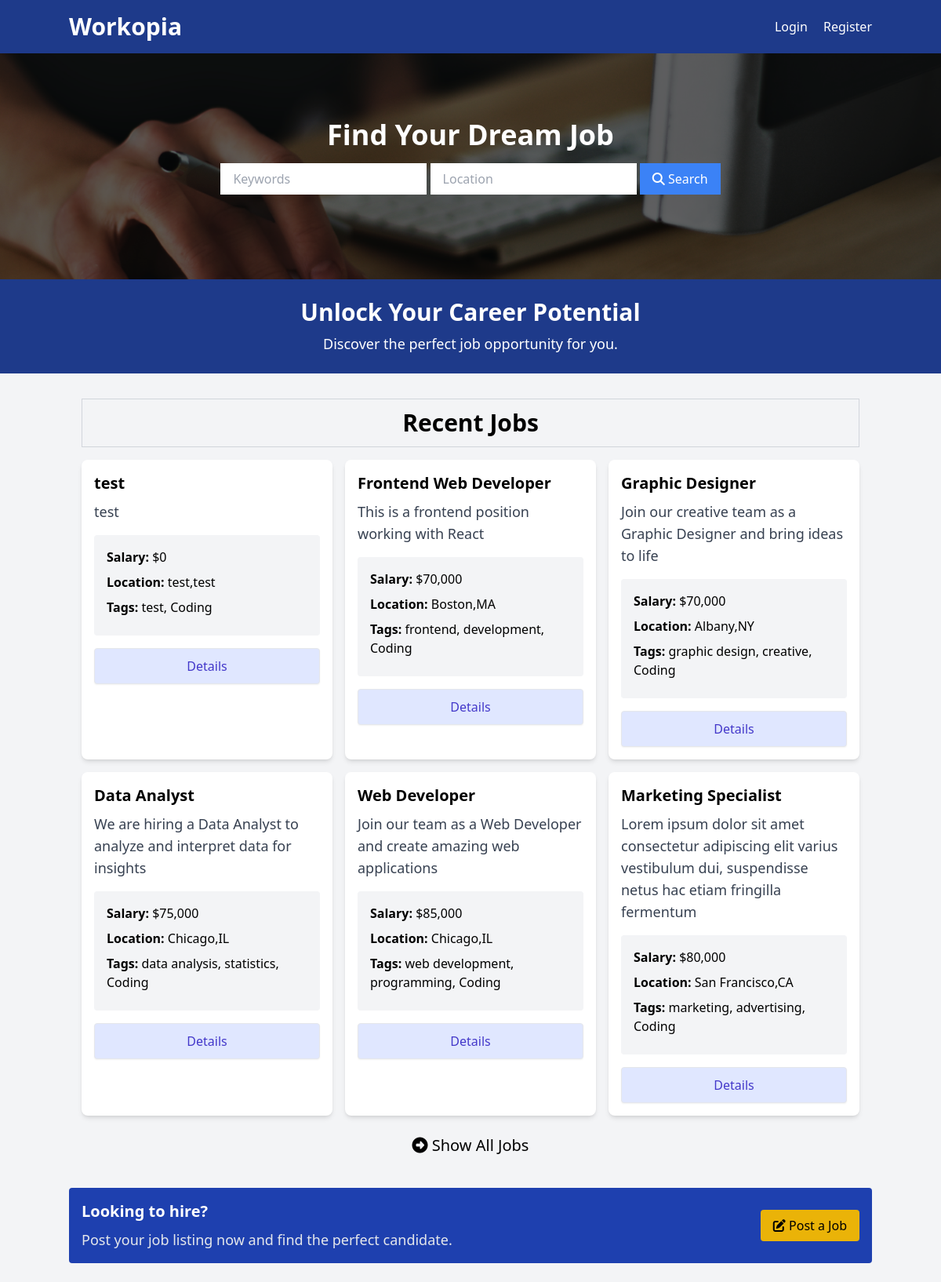
The page / on the database its author committed.
### tables this page shows
CREATE TABLE `listings` (
  `id` int NOT NULL AUTO_INCREMENT,
  `user_id` int NOT NULL,
  `title` varchar(255) NOT NULL,
  `description` longtext,
  `salary` varchar(45) DEFAULT NULL,
  `tags` varchar(255) DEFAULT NULL,
  `company` varchar(45) DEFAULT NULL,
  `address` varchar(255) DEFAULT NULL,
  `city` varchar(45) DEFAULT NULL,
  `state` varchar(45) DEFAULT NULL,
  `phone` varchar(45) DEFAULT NULL,
  `email` varchar(45) DEFAULT NULL,
  `requirements` longtext,
  `benefits` longtext,
  `created_at` timestamp NULL DEFAULT CURRENT_TIMESTAMP,
  PRIMARY KEY (`id`),
  KEY `fk_listings_users_idx` (`user_id`),
  CONSTRAINT `fk_listings_users` FOREIGN KEY (`user_id`) REFERENCES `users` (`id`) ON DELETE CASCADE ON UPDATE CASCADE
);

### App/controllers/HomeController.php (called while the page is built, shortened)
<?php
class HomeController{
    protected $db;
    public function __construct(){
        $config = require basePath('config/db.php');
        $this->db = new Database($config);
    }
    public function index(){
        $listings = $this->db->query("SELECT * FROM listings ORDER BY created_at DESC LIMIT 6")->fetchAll();
        loadView('home', [
            'listings' =>$listings
        ]);
    }
}

### public/index.php (called while the page is built, shortened)
<?php
require '../helpers.php';
$router = new Router();
$uri = parse_url($_SERVER['REQUEST_URI'], PHP_URL_PATH);
$router->route($uri);

### Framework/Session.php (called while the page is built, shortened)
<?php
class Session {
    public static function has($key){
      return isset($_SESSION[$key]);
     }
}

### Framework/Database.php (called while the page is built, shortened)
<?php
class Database{
    public $conn;
public function __construct($config){
    $dsn = "mysql:host={$config['host']};port={$config['port']};dbname={$config['dbname']}";
    $options = [
        PDO::ATTR_ERRMODE => PDO::ERRMODE_EXCEPTION,
        PDO::ATTR_DEFAULT_FETCH_MODE => PDO::FETCH_OBJ
    ];
    try {
        $this->conn = new PDO($dsn, $config['username'], $config['password'], $options);
      } catch (PDOException $e) {
        throw new Exception("Database connection failed: {$e->getMessage()}");
      }
}
public function query($query, $params=[]){
  try{
    $sth = $this->conn->prepare($query);
    $sth->execute();
    return $sth;
  }catch(PDOException $e){
    throw new Exception("Query failed to execute: {$e->getMessage()}");
  }
}
}

### App/views/home.view.php (the view)
<?php loadPartials("head"); ?>
<?php loadPartials("navbar"); ?>
<?php loadPartials("showcase-search"); ?>
<?php loadPartials("top-banner"); ?>
    <section>
      <div class="container mx-auto p-4 mt-4">
        <div class="text-center text-3xl mb-4 font-bold border border-gray-300 p-3">Recent Jobs</div>
        <div class="grid grid-cols-1 md:grid-cols-3 gap-4 mb-6">
          <?php foreach($listings as $listing): ?>
          <div class="rounded-lg shadow-md bg-white">
            <div class="p-4">
              <h2 class="text-xl font-semibold"><?= $listing->title; ?></h2>
              <p class="text-gray-700 text-lg mt-2">
              <?= $listing->description; ?>
              </p>
              <ul class="my-4 bg-gray-100 p-4 rounded">
                <li class="mb-2"><strong>Salary: </strong><?= formatSalary($listing->salary); ?></li>
                <li class="mb-2">
                  <strong>Location:</strong> <?= $listing->city; ?>,<?= $listing->state; ?>
                </li>
                <?php if(!empty($listing->tags)) : ?>
                <li class="mb-2">
                  <strong>Tags:</strong> <span><?= $listing->tags; ?></span>,
                  <span>Coding</span>
                </li>
                <?php endif; ?>
              </ul>
              <a href="/listings/<?= $listing->id ?>"
                class="block w-full text-center px-5 py-2.5 shadow-sm rounded border text-base font-medium text-indigo-700 bg-indigo-100 hover:bg-indigo-200"
              >
                Details
              </a>
            </div>
          </div>
          <?php endforeach; ?>
        </div>
        <a href="/listings" class="block text-xl text-center">
          <i class="fa fa-arrow-alt-circle-right"></i>
          Show All Jobs
        </a>
      </section>
    <?php loadPartials("bottom-banner"); ?>
    <?php loadPartials("footer"); ?>

### Framework/Router.php (shortened to what this page needs)
<?php
class Router{
    protected $routes = [];
    public function registerRoute($method, $uri, $action, $middleware = []){
        list($controller, $controllerMethod) = explode('@', $action);
        $this->routes[] = [
            'method' => $method,
            'uri'    => $uri,
            'controller' => $controller,
            'controllerMethod' => $controllerMethod,
            'middleware' => $middleware
         ];
    }
     public function route($uri){
      $requestMethod = $_SERVER['REQUEST_METHOD'];
        foreach($this->routes as $route){
         $uriSegments = explode('/', trim($uri, '/'));
         $routeSegments = explode('/', trim($route['uri'], '/'));
         if(count($uriSegments) === count($routeSegments) && strtoupper($route['method'] === $requestMethod)){
            $params = [];
            $match = true;
            if($match){
                $controllerMethod = $route['controllerMethod'];
                $controllerInstance = new $controller();
                $controllerInstance->$controllerMethod($params);
                return;
            }
         }
        }
     }
}

### helpers.php (shortened to what this page needs)
<?php
function basePath($path = ''){
    return __DIR__ . '/' . $path;
}
function loadView($name, $data = []){
    $viewPath = basePath("App/views/{$name}.view.php");
    if(file_exists($viewPath)){
        extract($data);
        require $viewPath;
    }else{
        echo "View '{$name}' not found!";
    }
}
function loadPartials($name, $data = []){
    $partialsPath =  basePath("App/views/partials/{$name}.php");
    if(file_exists($partialsPath)){
        extract($data);
        require $partialsPath;
    }else{
        echo "View '{$name}' not found!";
    }
}
 function formatSalary($salary){
    return '$' . number_format(floatval($salary));
 }

### App/views/partials/head.php (shortened to what this page needs)
<!DOCTYPE html>
<html lang="en">
  <head>
    <link rel="stylesheet" href="https://cdnjs.cloudflare.com/ajax/libs/font-awesome/6.4.2/css/all.min.css" />
    <link rel="stylesheet" href="/css/style.css" />
  </head>
  <body class="bg-gray-100">

### App/views/partials/navbar.php (shortened to what this page needs)
<header class="bg-blue-900 text-white p-4">
     <div class="container mx-auto flex justify-between items-center">
       <h1 class="text-3xl font-semibold">
         <a href="/">Workopia</a>
       </h1>
       <nav class="space-x-4">
         <?php if(Session::has('user')) : ?>
           <div class="flex justify-between items-center gap-4">
             <div>
               Welcome <?= Session::get('user')['name'] ?>
             </div>
           <form method="POST" action="/auth/logout">
             <button type="submit" class="text-white inline hover::underline">Logout</button>
           </form>
           <a href="/listings/create"class="bg-yellow-500 hover:bg-yellow-600 text-black px-4 py-2 rounded hover:shadow-md transition duration-300"><i class="fa fa-edit"></i> Post a Job</a>
           </div>
         <?php else : ?>
         <a href="/auth/login" class="text-white hover:underline">Login</a>
         <a href="/auth/register" class="text-white hover:underline">Register</a>
         <?php endif; ?>
       </nav>
     </div>
   </header>

### App/views/partials/showcase-search.php (shortened to what this page needs)
<section
  class="showcase relative bg-cover bg-center bg-no-repeat h-72 flex items-center"
>
  <div class="container mx-auto text-center z-10">
    <h2 class="text-4xl text-white font-bold mb-4">Find Your Dream Job</h2>
    <form method="GET" action="/listings/search" class="mb-4 block mx-5 md:mx-auto">
      <input
        type="text"
        name="keywords"
        placeholder="Keywords"
        class="w-full md:w-auto mb-2 px-4 py-2 focus:outline-none"
      />
      <input
        type="text"
        name="location"
        placeholder="Location"
        class="w-full md:w-auto mb-2 px-4 py-2 focus:outline-none"
      />
      <button
        class="w-full md:w-auto bg-blue-500 hover:bg-blue-600 text-white px-4 py-2 focus:outline-none"
      >
      <i class="fa fa-search"></i> Search
      </button>
    </form>
  </div>
</section>

### App/views/partials/top-banner.php
<section class="bg-blue-900 text-white py-6 text-center">
  <div class="container mx-auto">
    <h2 class="text-3xl font-semibold">Unlock Your Career Potential</h2>
    <p class="text-lg mt-2">
      Discover the perfect job opportunity for you.
    </p>
  </div>
</section>

### App/views/partials/bottom-banner.php
  <section class="container mx-auto my-6">
  <div
    class="bg-blue-800 text-white rounded p-4 flex items-center justify-between"
  >
    <div>
      <h2 class="text-xl font-semibold">Looking to hire?</h2>
      <p class="text-gray-200 text-lg mt-2">
        Post your job listing now and find the perfect candidate.
      </p>
    </div>
    <a
      href="post-job.html"
      class="bg-yellow-500 hover:bg-yellow-600 text-black px-4 py-2 rounded hover:shadow-md transition duration-300"
    >
      <i class="fa fa-edit"></i> Post a Job
    </a>
  </div>
</section>

### rows shown on the page
listings: title "test", description "test", salary "$0", city "test", state "test", tags "test"
listings: title "Frontend Web Developer", description "This is a frontend position working with React", salary "$70,000", city "Boston", state "MA", tags "frontend, development"
listings: title "Graphic Designer", description "Join our creative team as a Graphic Designer and bring ideas to life", salary "$70,000", city "Albany", state "NY", tags "graphic design, creative"
listings: title "Data Analyst", description "We are hiring a Data Analyst to analyze and interpret data for insights", salary "$75,000", city "Chicago", state "IL", tags "data analysis, statistics"
listings: title "Web Developer", description "Join our team as a Web Developer and create amazing web applications", salary "$85,000", city "Chicago", state "IL", tags "web development, programming"
listings: title "Marketing Specialist", description "Lorem ipsum dolor sit amet consectetur adipiscing elit varius vestibulum dui, suspendisse netus hac etiam fringilla fermentum", salary "$80,000", city "San Francisco", state "CA", tags "marketing, advertising"
